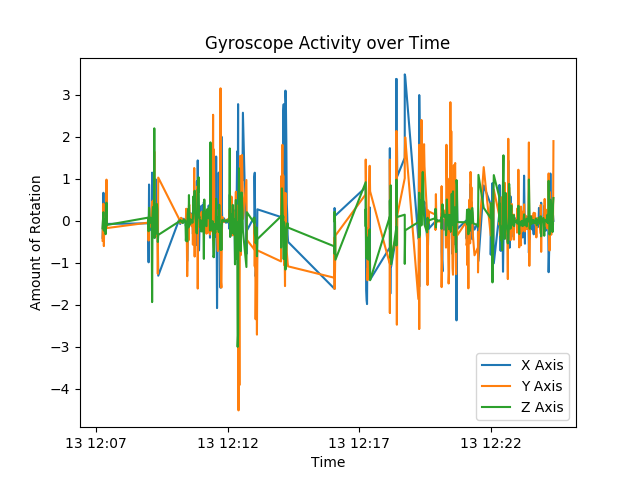

The script that saved this image:
#cat Gylog.txt | tr ' ' ',' | tr '/' '-' | cut -d ',' -f1,2,4,7,10 | sed 's/#//' | sed -e '1i\Date,Time,X,Y,Z' > Gylog.csv
from matplotlib import pyplot, dates
from csv import reader
from dateutil import parser

with open('Gylog.csv', 'r') as f:
    data = list(reader(f))

xaxis = [i[2] for i in data[1::]]
yaxis = [i[3] for i in data[1::]]
zaxis = [i[4] for i in data[1::]]
time = [parser.parse(i[1]) for i in data[1::]]

pyplot.plot(time, xaxis)
pyplot.plot(time, yaxis)
pyplot.plot(time, zaxis)
pyplot.title('Gyroscope Activity over Time')
pyplot.xlabel('Time')
pyplot.ylabel('Amount of Rotation')
#pyplot.show()

pyplot.legend(['X Axis', 'Y Axis', 'Z Axis'], loc=4)

pyplot.savefig('Gylog.png')
